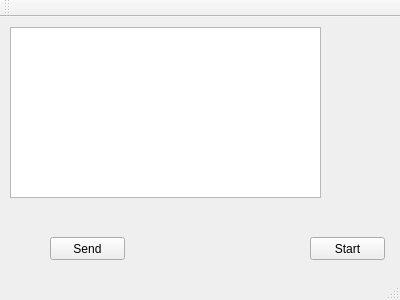
<?xml version="1.0" encoding="UTF-8"?>
<ui version="4.0">
 <class>MainWindow</class>
 <widget class="QMainWindow" name="MainWindow">
  <property name="geometry">
   <rect>
    <x>0</x>
    <y>0</y>
    <width>400</width>
    <height>300</height>
   </rect>
  </property>
  <property name="windowTitle">
   <string>MainWindow</string>
  </property>
  <widget class="QWidget" name="centralWidget">
   <widget class="QTextEdit" name="log">
    <property name="geometry">
     <rect>
      <x>10</x>
      <y>10</y>
      <width>311</width>
      <height>171</height>
     </rect>
    </property>
    <property name="readOnly">
     <bool>true</bool>
    </property>
   </widget>
   <widget class="QPushButton" name="startButton">
    <property name="geometry">
     <rect>
      <x>310</x>
      <y>220</y>
      <width>75</width>
      <height>23</height>
     </rect>
    </property>
    <property name="text">
     <string>Start</string>
    </property>
   </widget>
   <widget class="QPushButton" name="sendButton">
    <property name="geometry">
     <rect>
      <x>50</x>
      <y>220</y>
      <width>75</width>
      <height>23</height>
     </rect>
    </property>
    <property name="text">
     <string>Send</string>
    </property>
   </widget>
  </widget>
  <widget class="QMenuBar" name="menuBar">
   <property name="geometry">
    <rect>
     <x>0</x>
     <y>0</y>
     <width>400</width>
     <height>21</height>
    </rect>
   </property>
  </widget>
  <widget class="QToolBar" name="mainToolBar">
   <attribute name="toolBarArea">
    <enum>TopToolBarArea</enum>
   </attribute>
   <attribute name="toolBarBreak">
    <bool>false</bool>
   </attribute>
  </widget>
  <widget class="QStatusBar" name="statusBar"/>
 </widget>
 <layoutdefault spacing="6" margin="11"/>
 <resources/>
 <connections/>
</ui>
